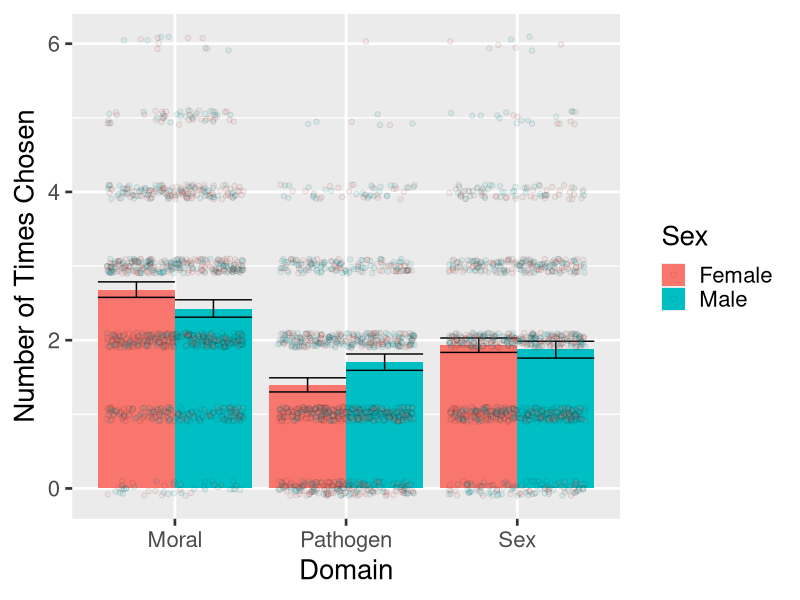
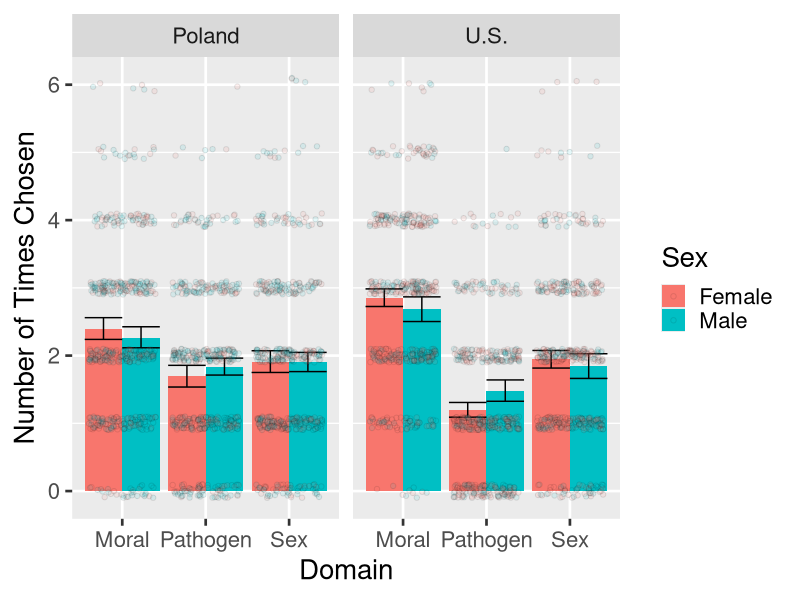
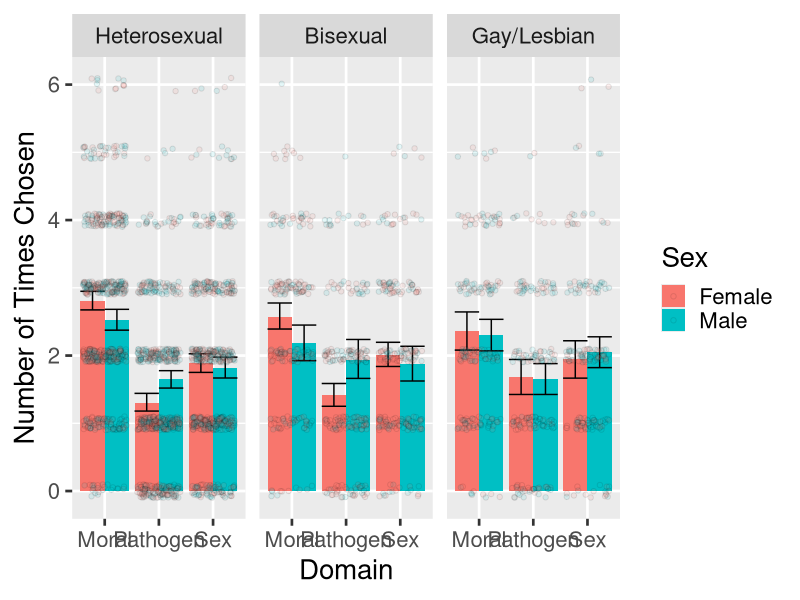
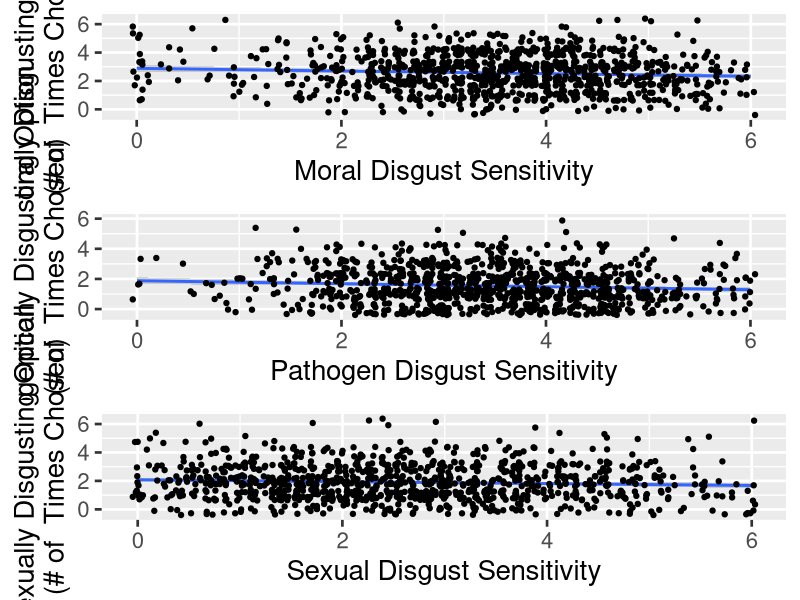
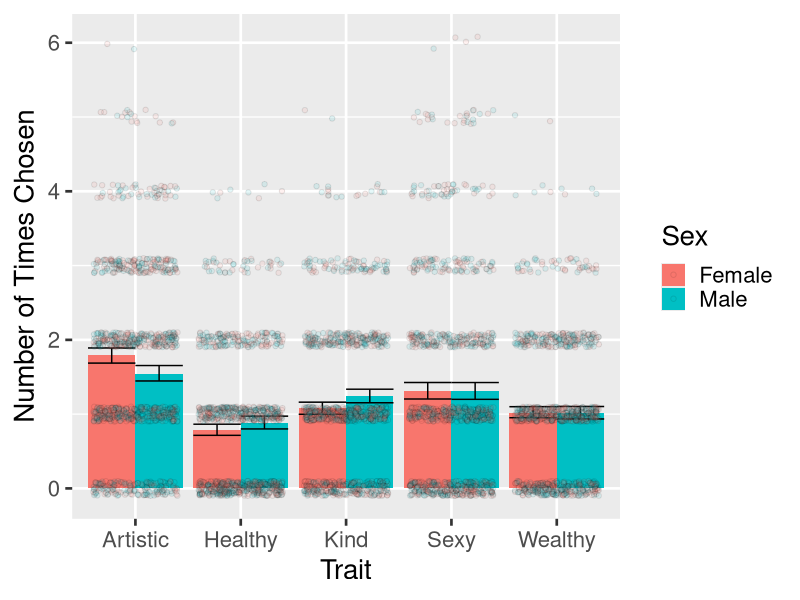
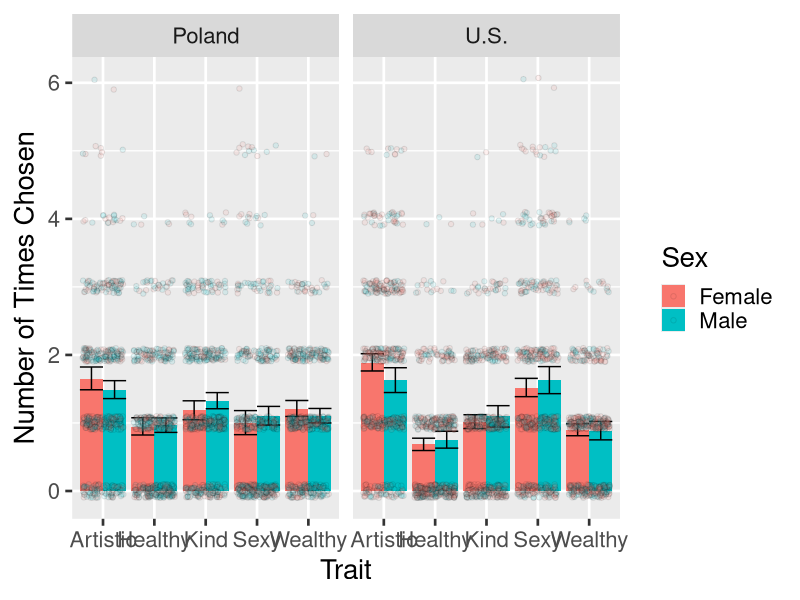
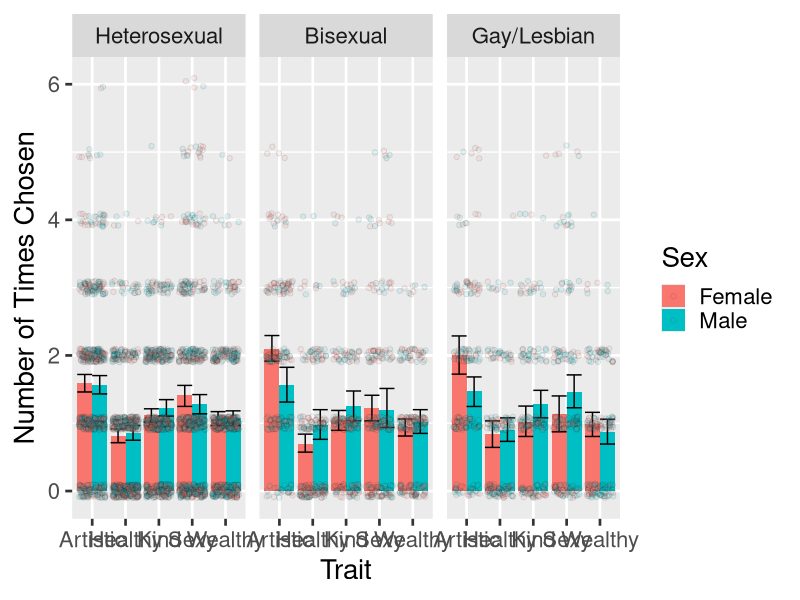
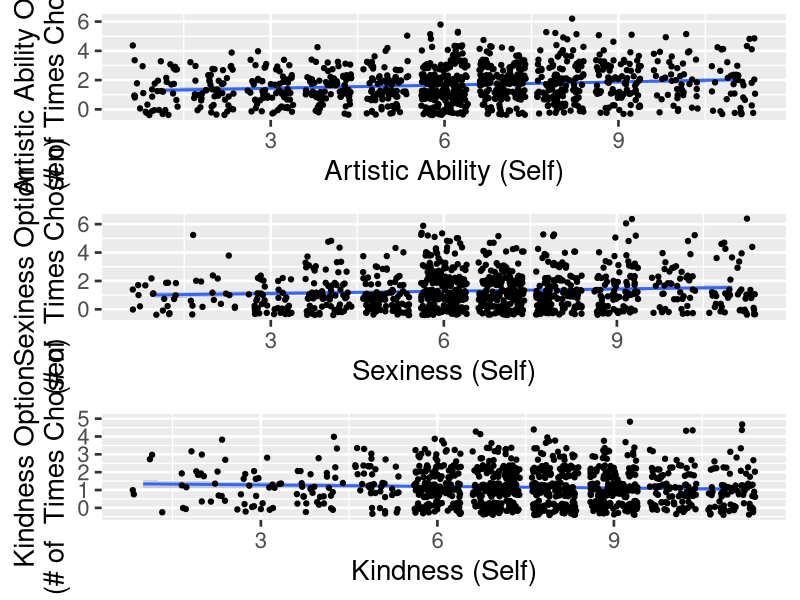

Write the R code that produced these figures, in order.
## ---- chunk 1
knitr::opts_chunk$set(echo = FALSE,fig.width=15,fig.height=12)

library(lmerTest)
library(ggplot2)
library(data.table)
library(cowplot)

## ---- chunk 2
######Loading and Processing Data######


#Loading data
data<-read.csv("Human Data/Processed Data/DGS Data L PROCESSED 20230420 1730.csv")

#Melt a dataframe for analyzing positive choices
posData<-melt(as.data.table(data),
               id.vars=c(1,3,6:10,49:58,67:70),
               measure.vars=59:63)

#Rename variable and value columns
colnames(posData)[22:23]<-c("trait","choice")

#Relabel levels of trait variable
posData$trait<-factor(posData$trait,labels=c("artistic",
                                             "healthy",
                                             "kind",
                                             "sexy",
                                             "wealthy"))


#Melt a dataframe for analyzing negative choices
negData<-melt(as.data.table(data),
               id.vars=c(1,3,6:10,49:58,67:70),
               measure.vars=64:66)

#Rename variable and value columns
colnames(negData)[22:23]<-c("domain","choice")

#Relabel levels of trait variable
negData$domain<-factor(negData$domain,labels=c("moral",
                                             "pathogen",
                                             "sex"))

#Convert necessary variables to factors
posData[,c(1:3,5,7)]<-lapply(posData[,c(1:3,5,7)],as.factor)
negData[,c(1:3,5,7)]<-lapply(negData[,c(1:3,5,7)],as.factor)

## ---- chunk 3
######Analyses######


#Positive Traits#

#Do the sexes differ in which traits they reveal?
posReg1<-aov(choice~trait*sex+Error(PIN),data=posData)

#Does this differ by country?
posReg2<-aov(choice~trait*sex+trait*country+Error(PIN),data=posData)

#Does this differ by sexual orientation?
posReg3<-aov(choice~trait*sex*kinsey+Error(PIN),data=posData)



#Choices by own traits for positive traits
artReg<-lm(choiceArt~
             selfArt+
             selfHealth+
             selfKind+
             selfSexy+
             selfResources,
           data=data)

healthReg<-lm(choiceHealth~
             selfArt+
             selfHealth+
             selfKind+
             selfSexy+
             selfResources,
           data=data)

kindReg<-lm(choiceKind~
             selfArt+
             selfHealth+
             selfKind+
             selfSexy+
             selfResources,
           data=data)

sexyReg<-lm(choiceSexy~
             selfArt+
             selfHealth+
             selfKind+
             selfSexy+
             selfResources,
           data=data)

#Own traits by choices
resourcesReg<-lm(choiceWealthy~
             selfArt+
             selfHealth+
             selfKind+
             selfSexy+
             selfResources,
           data=data)



#Disgusting Traits#

#Do the sexes differ in which traits they reveal?
negReg1<-aov(choice~domain*sex+Error(PIN),data=negData)

#Does this differ by country?
negReg2<-aov(choice~domain*sex+domain*country+Error(PIN),data=negData)

#Does this differ by sexual orientation?
negReg3<-aov(choice~domain*sex+domain*kinsey+Error(PIN),data=negData)



#Choices by disgust senstivity for disgusting traits
moralReg<-lm(choiceMoral~
               tddMoral+
               tddPath+
               tddSex,
             data=data)

pathReg<-lm(choicePath~
               tddMoral+
               tddPath+
               tddSex,
             data=data)

sexReg<-lm(choiceSex~
               tddMoral+
               tddPath+
               tddSex,
             data=data)



## ---- chunk 4
######Plots######


###Positive Traits###

#Choices by Trait and Sex#

#Plot average choice by trait and sex for positive traits
posPlot<-qplot(trait,choice,fill=sex,data=posData,
               xlab="Trait",
               ylab="Number of Times Chosen",
               geom="blank")+
  scale_x_discrete(labels=tools::toTitleCase(levels(posData$trait)))+
  geom_bar(stat="summary",fun="mean",position="dodge")+
  theme_gray(base_size=20)+
  scale_fill_discrete(name="Sex",labels=c("Female","Male"))+
  geom_errorbar(stat="summary",fun.data="mean_cl_boot",position="dodge")+
  geom_jitter(alpha=.1,shape=21,height=.1)



#Create a categorical sexual orientation variable based on Kinsey scores
posData$sexOrient<-ifelse(posData$kinsey<2,"Heterosexual",
                          ifelse(posData$kinsey>4,"Gay/Lesbian","Bisexual"))

posData$sexOrient<-factor(posData$sexOrient,levels=c("Heterosexual",
                                                     "Bisexual",
                                                     "Gay/Lesbian"))



posData$country<-factor(posData$country,labels=c("U.S.","Poland"))
levels(posData$country)<-c("Poland","U.S.")

#Plot average choice by trait and sex for positive traits
posPlotCountry<-qplot(trait,choice,fill=sex,data=posData,
               xlab="Trait",
               ylab="Number of Times Chosen",
               geom="blank")+
  scale_x_discrete(labels=tools::toTitleCase(levels(posData$trait)))+
  geom_bar(stat="summary",fun="mean",position="dodge")+
  theme_gray(base_size=20)+
  scale_fill_discrete(name="Sex",labels=c("Female","Male"))+
  geom_errorbar(stat="summary",fun.data="mean_cl_boot",position="dodge")+
  geom_jitter(alpha=.1,shape=21,height=.1)+
  facet_wrap(~country)



#Plot average choice by trait and sex for positive traits
posPlotSO<-qplot(trait,choice,fill=sex,data=posData,
               xlab="Trait",
               ylab="Number of Times Chosen",
               geom="blank")+
  scale_x_discrete(labels=tools::toTitleCase(levels(posData$trait)))+
  geom_bar(stat="summary",fun="mean",position="dodge")+
  theme_gray(base_size=20)+
  scale_fill_discrete(name="Sex",labels=c("Female","Male"))+
  geom_errorbar(stat="summary",fun.data="mean_cl_boot",position="dodge")+
  geom_jitter(alpha=.1,shape=21,height=.1)+
  facet_wrap(~sexOrient)



#Choices by Own Trait#

#Frequency of choosing artistic options as a function of own artistic ability
artPlot<-qplot(selfArt,choiceArt,data=data,
      xlab="Artistic Ability (Self)",
      ylab="Artistic Ability Option\n(# of Times Chosen)",
      geom="blank")+
  geom_smooth(method="lm")+
  theme_gray(base_size=20)+
  geom_jitter()


#Frequency of choosing kindness options as a function of own kindness
kindPlot<-qplot(selfKind,choiceKind,data=data,
      xlab="Kindness (Self)",
      ylab="Kindness Option\n(# of  Times Chosen)",
      geom="blank")+
  geom_smooth(method="lm")+
  theme_gray(base_size=20)+
  geom_jitter()


#Frequency of choosing sexiness options as a function of own sexiness
sexyPlot<-qplot(selfSexy,choiceSexy,data=data,
      xlab="Sexiness (Self)",
      ylab="Sexiness Option\n(# of  Times Chosen)",
      geom="blank")+
  geom_smooth(method="lm")+
  theme_gray(base_size=20)+
  geom_jitter()






###Disgusting Traits###

#Choices by Trait and Sex#

#Plot average choice by trait and sex for positive traits
negPlot<-qplot(domain,choice,fill=sex,data=negData,
               xlab="Domain",
               ylab="Number of Times Chosen",
               geom="blank")+
  scale_x_discrete(labels=tools::toTitleCase(levels(negData$domain)))+
  geom_bar(stat="summary",fun="mean",position="dodge")+
  theme_gray(base_size=20)+
  scale_fill_discrete(name="Sex",labels=c("Female","Male"))+
  geom_errorbar(stat="summary",fun.data="mean_cl_boot",position="dodge")+
  geom_jitter(alpha=.1,shape=21,height=.1)



negData$country<-factor(negData$country,labels=c("U.S.","Poland"))
levels(negData$country)<-c("Poland","U.S.")

#Plot average choice by domain and sex for negitive domains
negPlotCountry<-qplot(domain,choice,fill=sex,data=negData,
               xlab="Domain",
               ylab="Number of Times Chosen",
               geom="blank")+
  scale_x_discrete(labels=tools::toTitleCase(levels(negData$domain)))+
  geom_bar(stat="summary",fun="mean",position="dodge")+
  theme_gray(base_size=20)+
  scale_fill_discrete(name="Sex",labels=c("Female","Male"))+
  geom_errorbar(stat="summary",fun.data="mean_cl_boot",position="dodge")+
  geom_jitter(alpha=.1,shape=21,height=.1)+
  facet_wrap(~country)



#Create a categorical sexual orientation variable based on kinsey scores
negData$sexOrient<-ifelse(negData$kinsey<2,"Heterosexual",
                          ifelse(negData$kinsey>4,"Gay/Lesbian","Bisexual"))

negData$sexOrient<-factor(negData$sexOrient,levels=c("Heterosexual",
                                                     "Bisexual",
                                                     "Gay/Lesbian"))

#Plot average choice by trait and sex for positive traits
negPlotSO<-qplot(domain,choice,fill=sex,data=negData,
               xlab="Domain",
               ylab="Number of Times Chosen",
               geom="blank")+
  scale_x_discrete(labels=tools::toTitleCase(levels(negData$domain)))+
  geom_bar(stat="summary",fun="mean",position="dodge")+
  theme_gray(base_size=20)+
  scale_fill_discrete(name="Sex",labels=c("Female","Male"))+
  geom_errorbar(stat="summary",fun.data="mean_cl_boot",position="dodge")+
  geom_jitter(alpha=.1,shape=21,height=.1)+
  facet_wrap(~sexOrient)



#Choices by Own Disgust Sensitivity#

#Frequency of choosing moral options as a function of moral disgust sensitivity
moralPlot<-qplot(tddMoral,choiceMoral,data=data,
      xlab="Moral Disgust Sensitivity",
      ylab="Morally Disgusting Option\n(# of  Times Chosen)",
      geom="blank")+
  geom_smooth(method="lm")+
  theme_gray(base_size=20)+
  geom_jitter()


#Frequency of choosing pathogen options as a function of pathogen disgust sensitivity
pathPlot<-qplot(tddPath,choicePath,data=data,
      xlab="Pathogen Disgust Sensitivity",
      ylab="Pathogenically Disgusting Option\n(# of  Times Chosen)",
      geom="blank")+
  geom_smooth(method="lm")+
  theme_gray(base_size=20)+
  geom_jitter()


#Frequency of choosing pathogen options as a function of pathogen disgust sensitivity
sexPlot<-qplot(tddSex,choiceSex,data=data,
      xlab="Sexual Disgust Sensitivity",
      ylab="Sexually Disgusting Option\n(# of  Times Chosen)",
      geom="blank")+
  geom_smooth(method="lm")+
  theme_gray(base_size=20)+
  geom_jitter()

## ---- chunk 5
summary(negReg1)
negPlot 
## ---- chunk 6
summary(negReg2)
negPlotCountry
## ---- chunk 7
summary(negReg3)
negPlotSO
## ---- chunk 8
summary(moralReg)
## ---- chunk 9
summary(pathReg)
## ---- chunk 10
summary(sexReg)
## ---- chunk 11
plot_grid(moralPlot,pathPlot,sexPlot,nrow=3)
## ---- chunk 12
summary(posReg1)
posPlot 
## ---- chunk 13
summary(posReg2)
posPlotCountry
## ---- chunk 14
summary(posReg3)
posPlotSO
## ---- chunk 15
summary(artReg)
## ---- chunk 16
summary(sexyReg)
## ---- chunk 17
summary(kindReg)
## ---- chunk 18
plot_grid(artPlot,sexyPlot,kindPlot,nrow=3)
